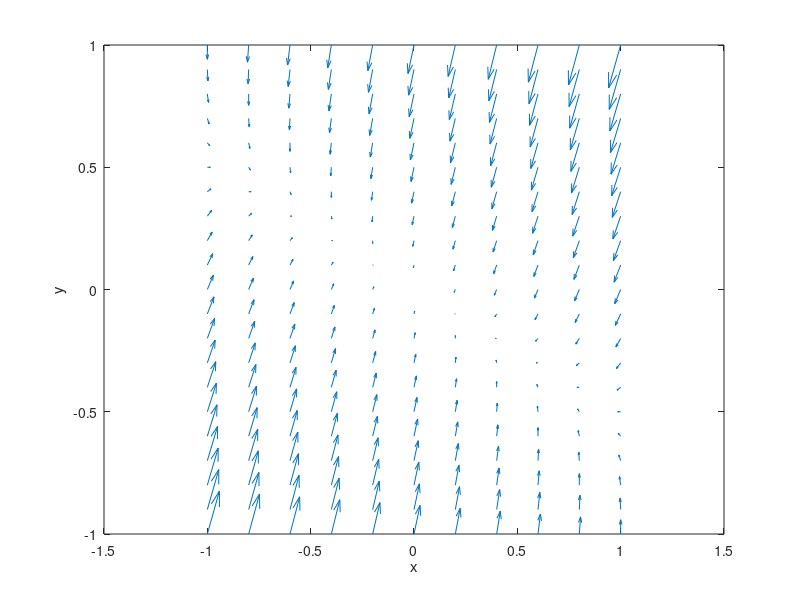

Write the MATLAB code that produced this figure.
[x,y] = meshgrid(-1:0.2:1, -1:0.1:1);
xdot = -y-x;
ydot = -2*x -4*y;
quiver(x, y, xdot, ydot)
xlabel('x')
ylabel('y')
print("MyPNG2_22.png", "-dpng")
